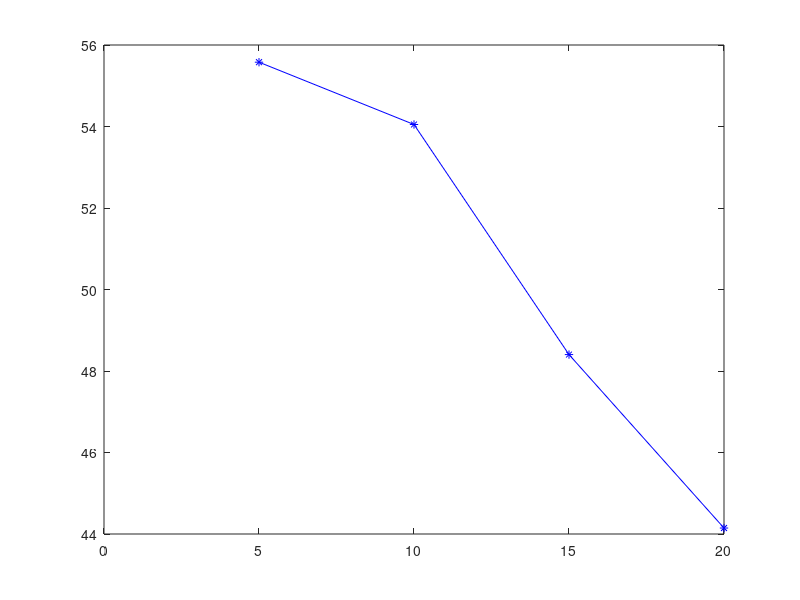

The MATLAB script that drew this image:
x=[
64,
128,
192,
250,
350,
500,
750,
1000,
1250,
1500
];
a=[64:1500];
z=[
0.460834,
0.568022,
0.640622,
0.679178,
0.697006,
0.764231,
0.79246,
0.812056,
 0.833876,
 0.854563
];
y= (a*8./10000000.0) ./ (a*8/10000000.0+2* 2.718281828*0.0000256);
plot(x,z,'b',x,z,'b*',a,y,'g');


b=[
64
128
192
250
350
500
750
1000
1250
1500];

c=[
0.001269
0.001708
0.001879
0.001952
0.002044
0.002282
0.00311
0.003206
0.00373
0.004566];

plot (b,c,'b',b,c,'b*');


e=[

64
128
192
250
350
500
750
1000
1250
1500

];

f=[
1.298237
1.363417
1.391848
1.423779
1.553444
1.582244
1.767913
1.929915
2.107029
2.250976
];
plot(e,f,'b',e,f,'b*')

g=[
5
10
15
20
];
    
h=[
0.781441
0.790721
0.799827
0.816552
];

plot(g,h,'b',g,h,'b*');

i=[
0.002163
0.002034
0.002781
0.003562
];

plot(g,i,'b',g,i,'b*');

l=[
55.5783
54.0491
48.4032
44.1465
];

plot(g,l,'b',g,l,'b*');